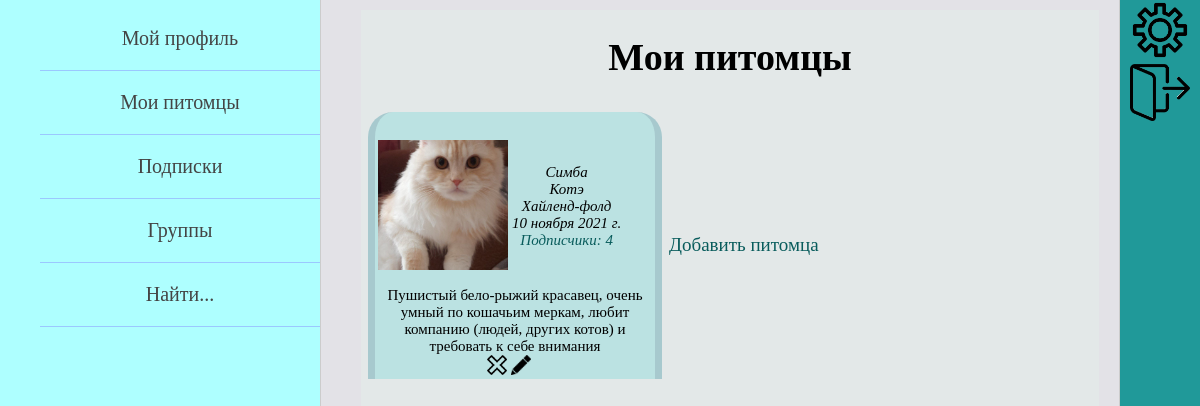
Page /animals/my-animals/ (signed in) on the earlier database version.
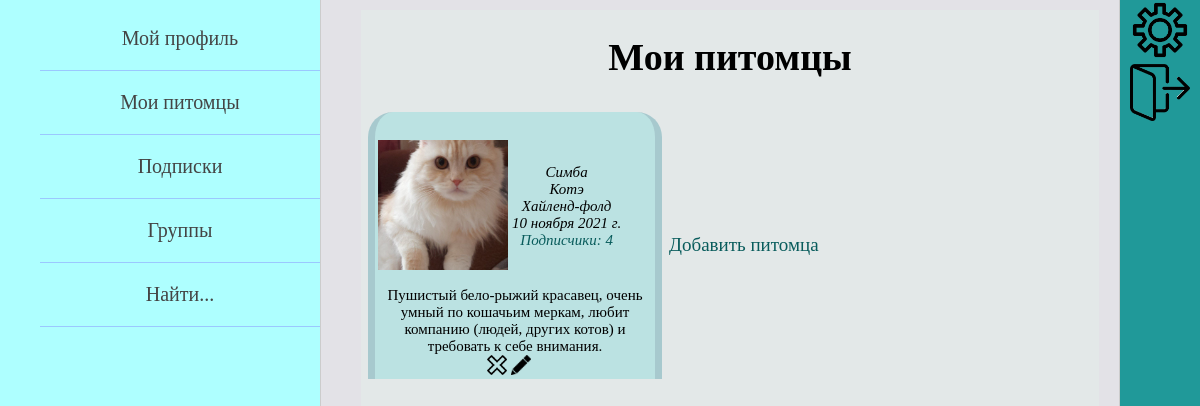
Same page on the later database version.
### pet_owners/models.py (models this page shows, shortened)
class Animal(models.Model):
    GENDER = (
        ("мальчик", "мальчик"),
        ("девочка", "девочка")
    )
    name_of_animal = models.CharField(max_length=55, verbose_name='имя питомца')
    pet_owner = models.ForeignKey(settings.AUTH_USER_MODEL, on_delete=models.CASCADE, verbose_name='владелец')
    category_of_animal = models.ForeignKey(AnimalCategory, on_delete=models.PROTECT, verbose_name='вид')
    animal_breed = models.CharField(max_length=100, blank=True, verbose_name='порода питомца')
    date_of_animal_birth = models.DateField(verbose_name='дата рождения питомца', blank=True, null=True)
    sex = models.CharField(max_length=7, choices=GENDER, verbose_name='пол', null=True)
    animal_photo = models.ImageField(upload_to="animals_photos/%Y/%m/%d/", verbose_name='фото питомца')
    about_pet = models.TextField(max_length=520, verbose_name='о питомце')
    class Meta:
        verbose_name = 'Питомец'
        verbose_name_plural = 'Питомцы'

class AnimalCategory(models.Model):
    category = models.CharField(max_length=255, verbose_name='вид домашнего животного')
    def __str__(self):
        return self.category
    class Meta:
        verbose_name = 'Вид'
        verbose_name_plural = 'Виды'

### animals/views.py (the view)
# urls.py: path('my-animals/', AnimalsHome.as_view(), name='all_animals_page'),
class AnimalsHome(LoginRequiredMixin, DataMixin, ListView):
    model = Animal
    template_name = 'animals/animals_page.html'
    context_object_name = 'animals'
    def get_queryset(self):
        self.queryset = Animal.objects.filter(
            pet_owner__pk=self.request.user.id).annotate(
            foll_count=Count('followers')).order_by('-foll_count')
        return self.queryset
    def get_context_data(self, *, object_list=None, **kwargs):
        context = super().get_context_data(**kwargs)
        animals = self.queryset
        context['title'] = "Мои питомцы"
        context.update(self.get_left_menu())
        context['user_animals_followed'] = self.get_animals_followers_of_owner(animals)
        return context

### pet_owners/templatetags/pet_owners_tags.py (called while the page is built)
@register.simple_tag
def create_foll_list(animal_name, user_animals_followed):
    return user_animals_followed[animal_name]

### pet_owners/utils.py (called while the page is built)
    def get_left_menu(self):
        context = {}
        if self.request.user.is_authenticated:
            context['left_menu'] = [
                {'title': "Мой профиль", 'url_name': ['profile_home', self.request.user.id]},
                {'title': "Мои питомцы", 'url_name': ['all_animals_page']},
                {'title': "Подписки", 'url_name': ['owner_subscriptions', self.request.user.id]},
                {'title': "Группы", 'url_name': ['profile_home', self.request.user.id]},
                {'title': "Найти...", 'url_name': ['profile_home', self.request.user.id]}
            ]
        else:
            context['left_menu'] = [
                {'title': "Регистрация", 'url_name': 'register'},
                {'title': "Войти", 'url_name': 'login'},
            ]
        return context

### animals/templates/animals/animals_page.html
{% extends 'pet_owners/base.html' %}
{% load pet_owners_tags %}
{% block content %}
<table border=0 cellpadding="0" cellspacing="0">
<tr class="animals_info">
    <td width="1350">
        {% if animals %}
            <h1>Мои питомцы</h1>
            <table cellpadding="0" cellspacing="7">
            <tr>
            {% for animal in animals %}
                {% create_foll_list animal.name_of_animal user_animals_followed as foll_list %}
                <td class="animal_cell">
                    <table cellpadding="0" cellspacing="0">
                        <tr><td>
                            <table class="avatar_and_parameters"><tr>
                                <td valign="middle" class="animal_avatar">
                                    <img src="{{animal.animal_photo.url}}" width=130>
                                </td>
                                <td valign="middle">
                                    <div>{{animal.name_of_animal}}</div>
                                    <div>{{animal.category_of_animal}}</div>
                                    <div>{{animal.animal_breed}}</div>
                                    {% if animal.date_of_animal_birth %}
                                        <div>{{animal.date_of_animal_birth}}</div>
                                    {% endif %}
                                    <div class="subs_of_user">
                                        <a href="{% url 'animal_followers' animal.pk %}">
                                            <span>Подписчики: </span>{{foll_list.count_folls}}
                                        </a>
                                    </div>
                                </td>
                            </tr></table>
                        </td></tr>
                        <tr><td class="about_animal_zone">
                            <div>{{animal.about_pet}}</div>
                            <div class="edit_delete_buttons">
                                <div class="del_but">
                                    <a href="{% url 'delete_animal' animal.pk %}">
                                    <img src="/static/pet_owners/images/button_delete.png" width="20">
                                    </a>
                                </div>
                                <div class="edit_but">
                                    <a href="{% url 'edit_animal' animal.pk %}">
                                    <img src="/static/pet_owners/images/button_edit.png" width="20">
                                    </a>
                                </div>
                            </div>
                        </td></tr>
                    </table>
                </td>
            {% endfor %}
            <td class="add_new_pet">
                <a href="{% url 'create_animal' %}">Добавить питомца</a>
            </td>
            </tr>
            </table>
        {% else %}
            <div class="if_no_animals">
                <h1>У вас нет добавленных питомцев</h1>
                <a href="{% url 'create_animal' %}">давайте добавим :)</a>
            </div>
        {% endif %}
    </td>
</tr>
</table>
{% endblock %}

Differences in the rows shown:
changed Animal "Симба": about_pet "Пушистый бело-рыжий красавец, очень умный по кошачьим меркам, любит компанию (людей, других котов) и требовать к себе внимания" → "Пушистый бело-рыжий красавец, очень умный по кошачьим меркам, любит компанию (людей, других котов) и требовать к себе внимания."
